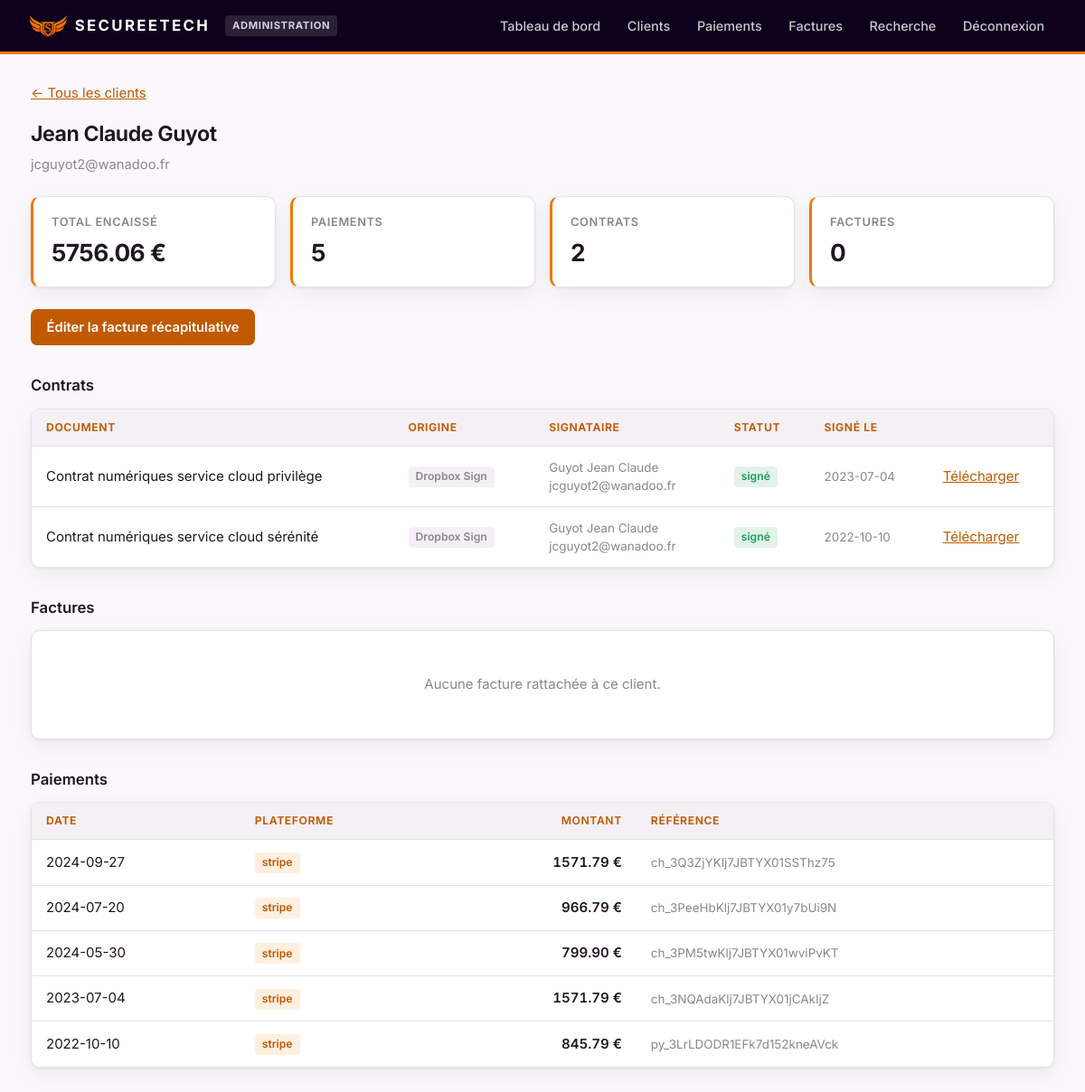
Page /client/Jean Claude Guyot (signed in) on the committed database.
### tables this page shows
CREATE TABLE paiements (
        id INTEGER PRIMARY KEY AUTOINCREMENT,
        date_paiement TEXT NOT NULL,
        source TEXT NOT NULL,
        montant REAL NOT NULL,
        client_nom TEXT,
        email TEXT,
        statut TEXT DEFAULT 'pending',
        reference_externe TEXT,
        metadonnees TEXT,
        synchronise INTEGER DEFAULT 0,
        created_at TEXT DEFAULT CURRENT_TIMESTAMP
    , entite TEXT DEFAULT '');

CREATE TABLE contrats (
        id INTEGER PRIMARY KEY AUTOINCREMENT,
        signature_request_id TEXT UNIQUE,
        titre TEXT,
        objet TEXT,
        signataire_email TEXT,
        signataire_nom TEXT,
        statut TEXT,
        signe INTEGER,
        date_creation TEXT,
        date_signature TEXT
    , source TEXT DEFAULT 'dropbox_sign', fichier_local TEXT DEFAULT '');

### app.py (the view)
@app.route('/client/<client_nom>')
@admin_required
def detail_client(client_nom):
    paiements = database.obtenir_paiements_client(client_nom)
    total = sum(p['montant'] for p in paiements)
    sources = set(p['source'] for p in paiements)
    email = next((p['email'] for p in paiements if p.get('email')), '')
    contrats = database.obtenir_contrats_client(client_nom, email)
    factures_ext = database.obtenir_factures_client(client_nom, email)
    return render_template('client_detail.html',
                         factures_ext=factures_ext,
                         client_nom=client_nom,
                         paiements=paiements,
                         total=total,
                         sources=sources,
                         email=email,
                         contrats=contrats,
                         nb_paiements=len(paiements))

### app.py (called while the page is built)
def admin_required(f):
    @wraps(f)
    def decorated_function(*args, **kwargs):
        role = session.get('role')
        if not role:
            return redirect(url_for('connexion'))
        if role != 'admin':
            return redirect(url_for('recherche'))
        return f(*args, **kwargs)
    return decorated_function

@app.context_processor
def injecter_role():
    return {'role': session.get('role'), 'est_admin': session.get('role') == 'admin'}

### database.py (called while the page is built)
def get_connection():
    conn = sqlite3.connect(DATABASE_URL)
    conn.row_factory = sqlite3.Row
    return conn

def obtenir_paiements_client(client_nom):
    conn = get_connection()
    cursor = conn.cursor()
    cursor.execute(
        '''SELECT * FROM paiements
           WHERE LOWER(TRIM(client_nom)) = LOWER(TRIM(?))
           ORDER BY date_paiement DESC''',
        (client_nom,)
    )
    paiements = [dict(row) for row in cursor.fetchall()]
    conn.close()
    return paiements

def obtenir_contrats_client(client_nom, email=''):
    conn = get_connection()
    cursor = conn.cursor()
    cursor.execute('''
        SELECT * FROM contrats
        WHERE (? <> '' AND LOWER(TRIM(signataire_email)) = LOWER(TRIM(?)))
           OR LOWER(TRIM(signataire_nom)) = LOWER(TRIM(?))
        ORDER BY date_signature DESC, date_creation DESC
    ''', (email or '', email or '', client_nom or ''))
    contrats = [dict(r) for r in cursor.fetchall()]
    conn.close()
    return contrats

def obtenir_factures_client(client_nom, email=''):
    conn = get_connection()
    cursor = conn.cursor()
    try:
        cursor.execute("""
            SELECT * FROM factures_externes
            WHERE (? <> '' AND LOWER(TRIM(client_email)) = LOWER(TRIM(?)))
               OR (client_nom <> '' AND LOWER(TRIM(client_nom)) = LOWER(TRIM(?)))
            ORDER BY date_facture DESC
        """, (email or '', email or '', client_nom or ''))
        return [dict(r) for r in cursor.fetchall()]
    except Exception:
        return []
    finally:
        conn.close()

### templates/client_detail.html (shortened to what this page needs)
{% extends "base.html" %}
{% block content %}
<p style="margin-bottom:1rem;"><a href="{{ url_for('clients') }}">&larr; Tous les clients</a></p>
<h2>{{ client_nom }}</h2>
<p class="sous-titre">{{ email or 'Aucune adresse email connue' }}</p>
<div class="stats">
  <div class="stat"><div class="libelle">Total encaissé</div><div class="valeur">{{ "%.2f"|format(total) }} €</div></div>
  <div class="stat"><div class="libelle">Paiements</div><div class="valeur">{{ nb_paiements }}</div></div>
  <div class="stat"><div class="libelle">Contrats</div><div class="valeur">{{ contrats|length }}</div></div>
  <div class="stat"><div class="libelle">Factures</div><div class="valeur">{{ factures_ext|length }}</div></div>
</div>
<div style="margin:1.25rem 0;">
  <a class="bouton" href="{{ url_for('facture_client', client_nom=client_nom) }}">Éditer la facture récapitulative</a>
</div>
<h3>Contrats</h3>
<div class="carte">
  {% if contrats %}
  <table>
    <thead><tr><th>Document</th><th>Origine</th><th>Signataire</th><th>Statut</th><th>Signé le</th><th></th></tr></thead>
    <tbody>
      {% for ct in contrats %}
      <tr>
        <td>{{ ct.titre or ct.objet or 'Contrat' }}</td>
        <td><span class="tag gris">{{ 'SignNow' if ct.source == 'signnow' else 'Dropbox Sign' }}</span></td>
        <td class="discret">{{ ct.signataire_nom }}<br>{{ ct.signataire_email }}</td>
        <td>
          {% if ct.signe %}<span class="tag vert">signé</span>
          {% else %}<span class="tag gris">{{ ct.statut }}</span>{% endif %}
        </td>
        <td class="discret">{{ ct.date_signature or ct.date_creation }}</td>
        <td><a href="{{ url_for('contrat_pdf', request_id=ct.signature_request_id) }}">Télécharger</a></td>
      </tr>
      {% endfor %}
    </tbody>
  </table>
  {% else %}
  <div class="vide">Aucun contrat rattaché à ce client.</div>
  {% endif %}
</div>
<h3>Factures</h3>
<div class="carte">
  {% if factures_ext %}
  <table>
    <thead><tr><th>Numéro</th><th>Date</th><th>Statut</th><th class="num">Montant</th><th></th></tr></thead>
    <tbody>
      {% for f in factures_ext %}
      <tr>
        <td>{{ f.numero or f.facture_id }}</td>
        <td class="discret">{{ f.date_facture }}</td>
        <td>
          {% if f.statut == 'paid' %}<span class="tag vert">payée</span>
          {% else %}<span class="tag gris">{{ f.statut }}</span>{% endif %}
        </td>
        <td class="num">{{ "%.2f"|format(f.montant) }} {{ f.devise }}</td>
        <td>{% if f.lien_pdf %}<a href="{{ f.lien_pdf }}" target="_blank" rel="noopener">PDF</a>{% endif %}</td>
      </tr>
      {% endfor %}
    </tbody>
  </table>
  {% else %}
  <div class="vide">Aucune facture rattachée à ce client.</div>
  {% endif %}
</div>
<h3>Paiements</h3>
<div class="carte">
  <table>
    <thead><tr><th>Date</th><th>Plateforme</th><th class="num">Montant</th><th>Référence</th></tr></thead>
    <tbody>
      {% for p in paiements %}
      <tr>
        <td>{{ p.date_paiement }}</td>
        <td><span class="tag">{{ p.source }}</span></td>
        <td class="num">{{ "%.2f"|format(p.montant) }} €</td>
        <td class="discret">{{ p.reference_externe or '-' }}</td>
      </tr>
      {% endfor %}
    </tbody>
  </table>
</div>
{% endblock %}

### templates/base.html (style rules this page uses)
:root { --orange: #f07800; --orange-fonce: #c05a00; --violet: #2a0c52; --violet-nuit: #0e011d; --encre: #201620; --gris: #8a8590; --gris-clair: #f4f0f5; --bordure: #e6e0ea; --fond: #faf8fb; --blanc: #fff; --creme: #fbf1e7; --vert: #1f9d55; --rayon: 10px; --ombre: 0 1px 3px rgba(32,22,32,.07), 0 8px 24px rgba(32,22,32,.06); }
* { margin:0; padding:0; box-sizing:border-box; }
body { font-family:'Inter',-apple-system,BlinkMacSystemFont,'Segoe UI',sans-serif; background:var(--fond); color:var(--encre); font-size:15px; line-height:1.5; -webkit-font-smoothing:antialiased; }
h2 { font-size:1.45rem; font-weight:650; letter-spacing:-.02em; margin-bottom:.35rem; }
h3 { font-size:1.05rem; font-weight:600; margin:2rem 0 .75rem; }
.sous-titre { color:var(--gris); font-size:.92rem; margin-bottom:1.5rem; }
.carte { background:var(--blanc); border:1px solid var(--bordure); border-radius:var(--rayon); box-shadow:var(--ombre); overflow:hidden; }
.stats { display:grid; grid-template-columns:repeat(auto-fit,minmax(190px,1fr)); gap:1rem; margin:1.5rem 0; }
.stat { background:var(--blanc); border:1px solid var(--bordure); border-left:3px solid var(--orange); border-radius:var(--rayon); padding:1.1rem 1.25rem; box-shadow:var(--ombre); }
.stat .libelle { color:var(--gris); font-size:.8rem; text-transform:uppercase; letter-spacing:.05em; font-weight:600; }
.stat .valeur { font-size:1.65rem; font-weight:680; letter-spacing:-.02em; margin-top:.3rem; }
table { width:100%; border-collapse:collapse; background:var(--blanc); }
thead th { background:var(--gris-clair); color:var(--orange-fonce); font-size:.76rem; font-weight:650; text-transform:uppercase; letter-spacing:.05em; text-align:left; padding:.7rem 1rem; border-bottom:1px solid var(--bordure); white-space:nowrap; }
tbody td { padding:.8rem 1rem; border-bottom:1px solid var(--bordure); vertical-align:middle; }
tbody tr:last-child td { border-bottom:none; }
.num { text-align:right; font-variant-numeric:tabular-nums; font-weight:600; }
.discret { color:var(--gris); font-size:.84rem; }
.tag { display:inline-block; background:rgba(240,120,0,.12); color:var(--orange-fonce); padding:.15rem .5rem; border-radius:4px; font-size:.76rem; font-weight:600; margin-right:.25rem; }
.tag.vert { background:rgba(31,157,85,.12); color:var(--vert); }
.tag.gris { background:var(--gris-clair); color:var(--gris); }
button, .bouton { background:var(--orange-fonce); color:#fff; border:none; padding:.58rem 1.1rem; border-radius:7px; font-size:.92rem; font-weight:600; font-family:inherit; cursor:pointer; text-decoration:none; display:inline-block; white-space:nowrap; transition:background .15s; }
a { color:var(--orange-fonce); }
.vide { text-align:center; padding:3rem 1.5rem; color:var(--gris); }

### rows in the picture
paiements: email "jcguyot2@wanadoo.fr", date_paiement "2024-09-27", source "stripe", montant "1571.79", reference_externe "ch_3Q3ZjYKlj7JBTYX01SSThz75"
contrats: titre "Contrat numériques service cloud privilège", source "Dropbox Sign", signataire_nom "Guyot Jean Claude", signataire_email "jcguyot2@wanadoo.fr", signe "signé", date_signature "2023-07-04"
contrats: titre "Contrat numériques service cloud sérénité", source "Dropbox Sign", signataire_nom "Guyot Jean Claude", signataire_email "jcguyot2@wanadoo.fr", signe "signé", date_signature "2022-10-10"
paiements: date_paiement "2024-07-20", source "stripe", montant "966.79", reference_externe "ch_3PeeHbKlj7JBTYX01y7bUi9N"
paiements: date_paiement "2024-05-30", source "stripe", montant "799.90", reference_externe "ch_3PM5twKlj7JBTYX01wviPvKT"
paiements: date_paiement "2023-07-04", source "stripe", montant "1571.79", reference_externe "ch_3NQAdaKlj7JBTYX01jCAkIjZ"
paiements: date_paiement "2022-10-10", source "stripe", montant "845.79", reference_externe "py_3LrLDODR1EFk7d152kneAVck"

### other values in the picture
{{ 'Administration' if est_admin else 'Commercial' }} "ADMINISTRATION"
{{ client_nom }} "Jean Claude Guyot"
{{ "%.2f"|format(total) }} "5756.06"
{{ nb_paiements }} "5"
{{ contrats|length }} "2"
{{ factures_ext|length }} "0"
